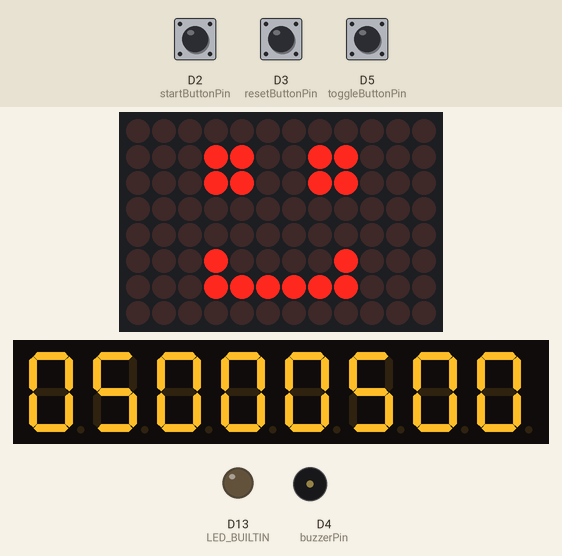
Bench run of a sketch on a simulated Arduino Uno R4 WiFi. Shown: 12×8 LED matrix, 8-digit seven-segment display, output pins drawn as LEDs (lit = HIGH), buzzer (waves = sounding, pin HIGH). Inputs (shaded band) come from the test bench; at power-on: D5 (toggleButtonPin) HIGH, D2 (startButtonPin) HIGH, D3 (resetButtonPin) HIGH.

Above: at 1.2 s.
1.3 s: D5 (toggleButtonPin) pulled LOW for 1 s
At 1.5 s:
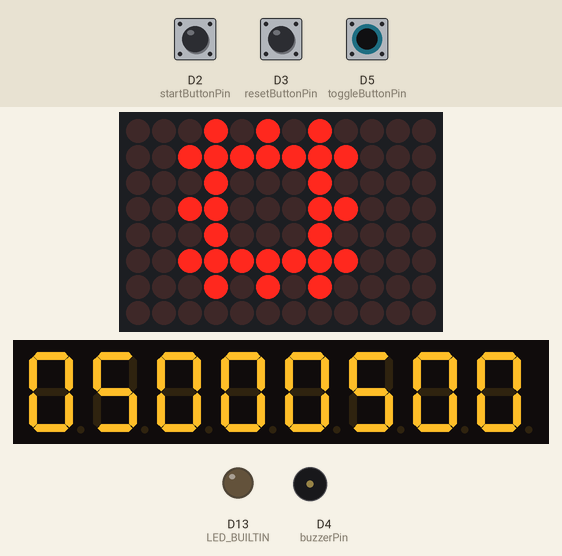
3.8 s: D2 (startButtonPin) pulled LOW for 0.15 s
At 4.5 s:
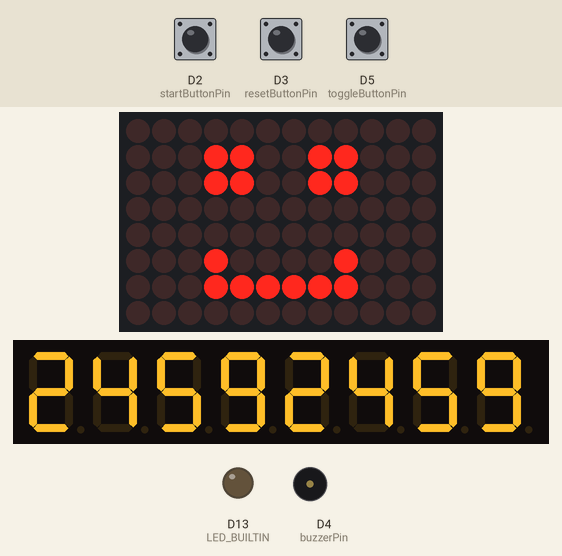
6.3 s: D3 (resetButtonPin) pulled LOW for 0.15 s
At 7.5 s:
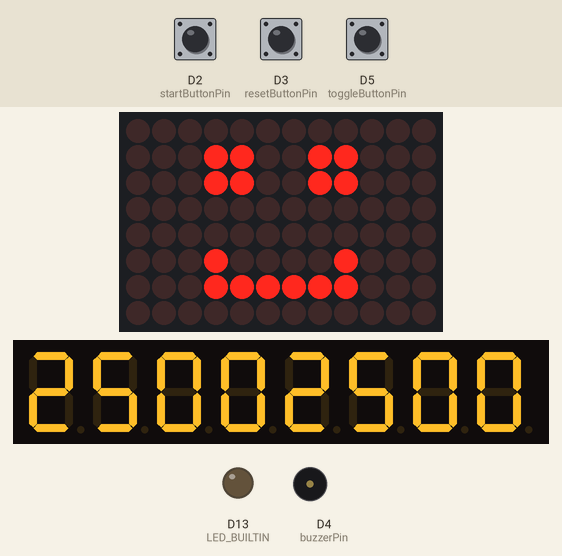
7.9 s: D2 (startButtonPin) pulled LOW for 1 s
At 10.4 s:
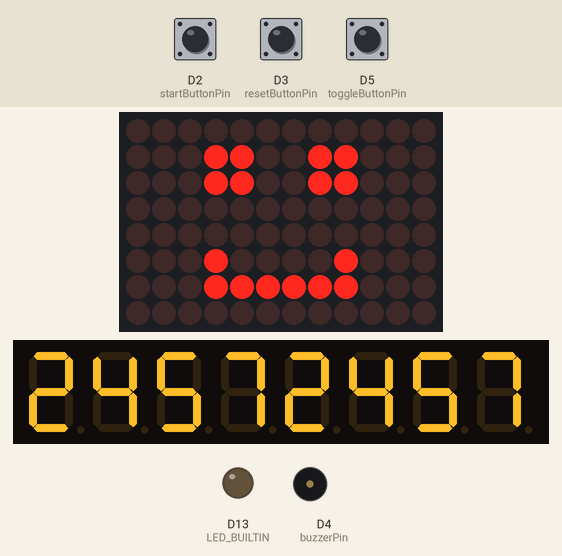
Timing chart, 0 to 11.9 s (numbered marks = the images above; inputs shaded):
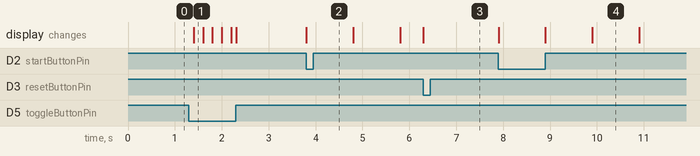

The sketch:

Productive_Timer_ArduinoUNOR4WiFi.ino
```cpp
#include <LedControl.h>
#include <Arduino_LED_Matrix.h>
#include "frames.h"
// Define the pins for MAX7219 module
int DIN_PIN = 11;   // Data input
int CLK_PIN = 12;   // Clock
int CS_PIN = 10;    // Chip select
int NUM_DEVICES = 1; // Number of MAX7219 devices connected


ArduinoLEDMatrix matrix;

LedControl lc = LedControl(DIN_PIN, CLK_PIN, CS_PIN, NUM_DEVICES);

// Define button pins
int startButtonPin = 2;
int resetButtonPin = 3;
int toggleButtonPin = 5; // Pin for the toggle button

// Define buzzer pin
int buzzerPin = 4;

unsigned long previousMillis = 0;
const long interval = 1000; // Update display every 1 second

unsigned long startTime = 0;
unsigned long countdownDuration = 5 * 60 * 1000; // Initial duration: 5 minutes in milliseconds
bool isCountingDown = false;

bool is25Minutes = false; // Flag to track the timer duration

void setup() {
  lc.shutdown(0, false); // Wake up the MAX7219
  lc.setIntensity(0, 8); // Set the brightness (0-15)
  lc.clearDisplay(0);
  pinMode(LED_BUILTIN, OUTPUT);
  matrix.begin();

  pinMode(startButtonPin, INPUT_PULLUP);
  pinMode(resetButtonPin, INPUT_PULLUP);
  pinMode(toggleButtonPin, INPUT_PULLUP); // Toggle button as an input with pull-up

  pinMode(buzzerPin, OUTPUT);

  // Display the initial countdown time
  displayTime(countdownDuration);
}

void loop() {
  unsigned long currentMillis = millis();

  // Check if the start button is pressed
  if (digitalRead(startButtonPin) == LOW && !isCountingDown) {
    startTime = currentMillis;
    isCountingDown = true;
  }

  // Check if the reset button is pressed
  if (digitalRead(resetButtonPin) == LOW) {
    isCountingDown = false;
    countdownDuration = is25Minutes ? 25 * 60 * 1000 : 5 * 60 * 1000; // Reset to selected duration
    displayTime(countdownDuration);
  }

  // Check if the toggle button is pressed to switch timer duration
  if (digitalRead(toggleButtonPin) == LOW && !isCountingDown) {
    delay(100);
    is25Minutes = !is25Minutes; // Toggle between 25 and 5 minutes
    countdownDuration = is25Minutes ? 25 * 60 * 1000 : 5 * 60 * 1000;
    matrix.loadFrame(chip);
    delay(100);
    displayTime(countdownDuration);
  }

  // Check if the timer is counting down
  if (isCountingDown) {
    if (currentMillis - previousMillis >= interval) {
      previousMillis = currentMillis;
      if (countdownDuration >= interval) {
        digitalWrite(LED_BUILTIN, HIGH);
        countdownDuration -= interval;
        displayTime(countdownDuration);
      }
      digitalWrite(LED_BUILTIN, LOW);
    }

    if (countdownDuration == 0) {
      // Timer has elapsed, sound the buzzer
      digitalWrite(buzzerPin, HIGH );
      matrix.loadFrame(heart);// You can adjust the frequency as needed
      delay(10000);          // Sound for 1 second
      digitalWrite(buzzerPin, LOW);
      matrix.loadFrame(danger);// Stop the buzzer
      isCountingDown = false;
    }
  }
}

void displayTime(unsigned long time) {
  int minutes = time / 60000;
  int seconds = (time % 60000) / 1000;

  lc.setDigit(0, 7, minutes / 10, false);
  lc.setDigit(0, 6, minutes % 10, false);
  lc.setDigit(0, 5, seconds / 10, false);
  lc.setDigit(0, 4, seconds % 10, false);
  lc.setDigit(0, 3, minutes / 10, false);
  lc.setDigit(0, 2, minutes % 10, false);
  lc.setDigit(0, 1, seconds / 10, false);
  lc.setDigit(0, 0, seconds % 10, false);
  matrix.loadFrame(happy);
}
```

frames.h
```cpp
const uint32_t chip[] = {
	0x1503f811,
	0x3181103,
	0xf8150000
};

const uint32_t danger[] = {
	0x400a015,
	0x1502082,
	0x484047fc
};

const uint32_t happy[] = {
	0x19819,
	0x80000001,
	0x81f8000
};

const uint32_t heart[] = {
	0x3184a444,
	0x44042081,
	0x100a0040
};

/*
const uint32_t fullOn[] = {
	0xffffffff,
	0xffffffff,
	0xffffffff
}
*/
```

Measured:
- after the input at 1.3 s, the display: changes after 0.10 s (image 1)
- after the input at 3.8 s, the display: changes at once (image 2)
- after the input at 7.9 s, the display: first changes at once (image 4 shows a later state)
